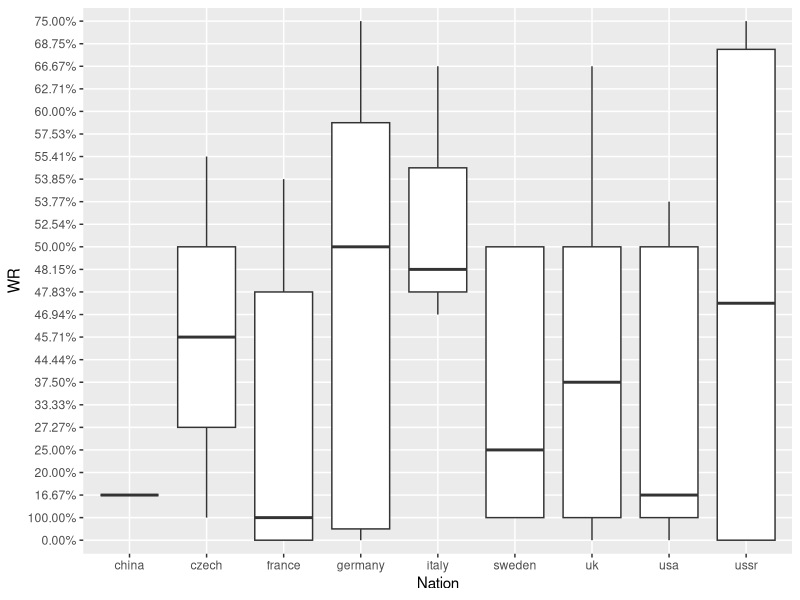
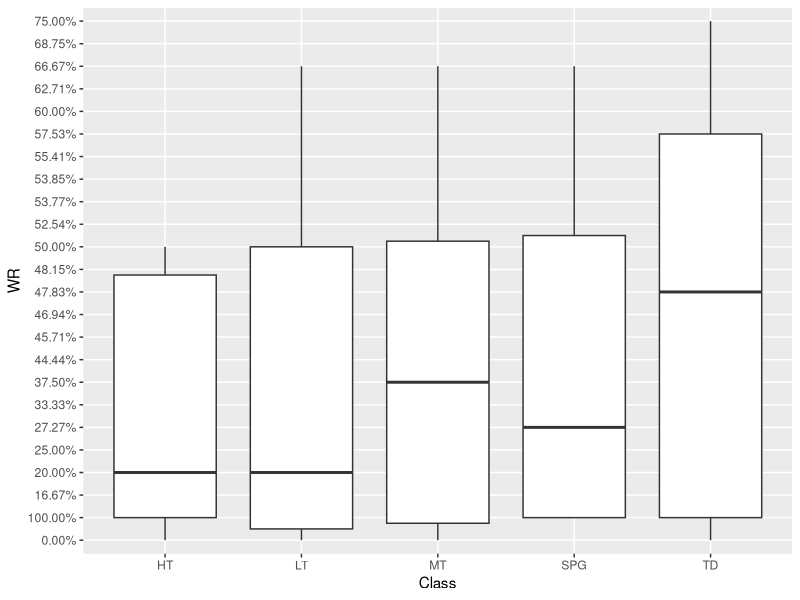
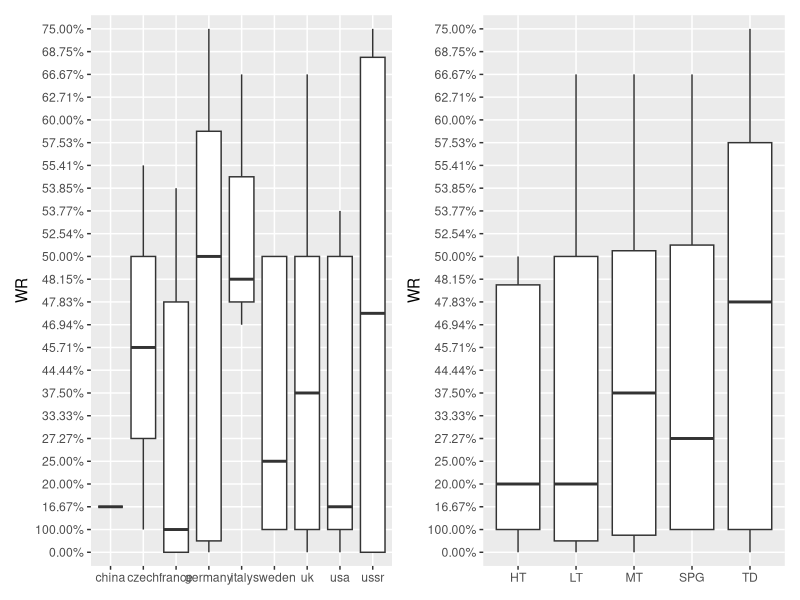

Write R code to recreate these figures, in order.
#Trevor Hempstead

library(patchwork)
library(ggplot2)

DS1 <- read.csv("WOT.csv")

G <- ggplot(data = DS1 , mapping = aes(x = Nation, y = WR, group=Nation)) 

G + geom_boxplot()

GG <- ggplot(data = DS1,
            mapping = aes(x = reorder(Nation, WR, na.rm=TRUE),
                          y = WR, group=Nation))

L <- ggplot(data = DS1 , mapping = aes(x = Class, y = WR, group=Class)) 

L + geom_boxplot()

LL <- ggplot(data = DS1,
             mapping = aes(x = reorder(Class, WR, na.rm=TRUE),
                           y = WR, group=Class))

A <- GG + geom_boxplot() +  labs(x=NULL) 
B <- LL + geom_boxplot() +  labs(x=NULL)

A + B
